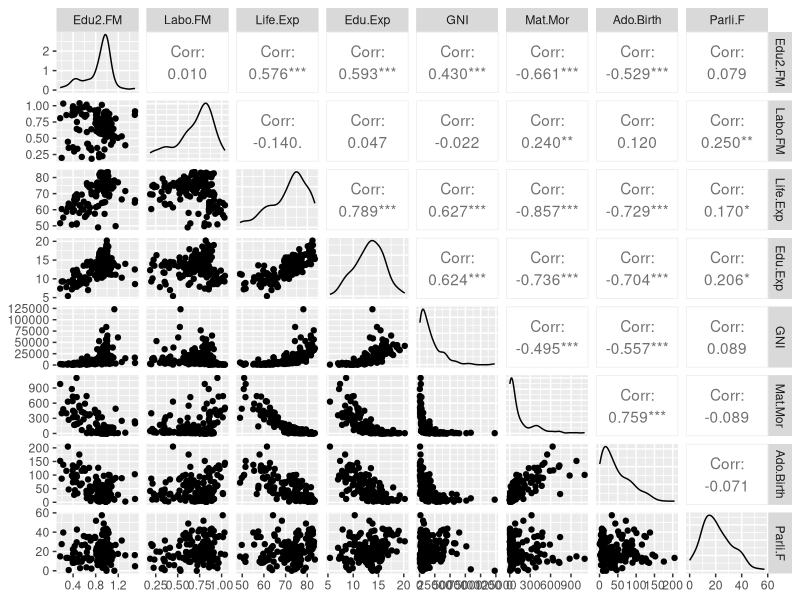
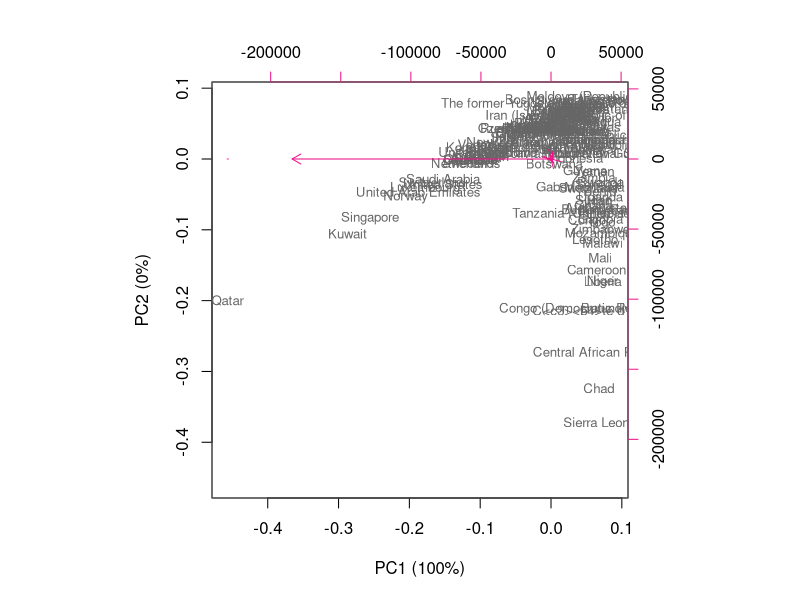
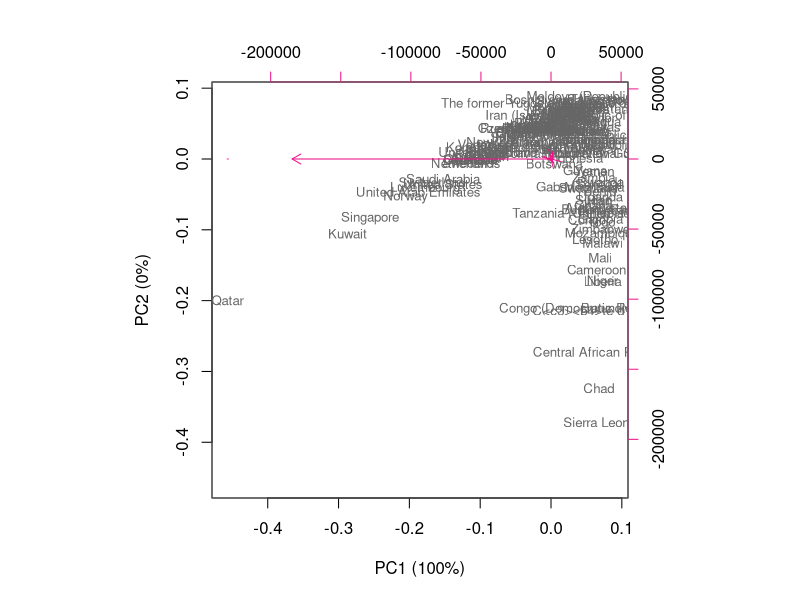
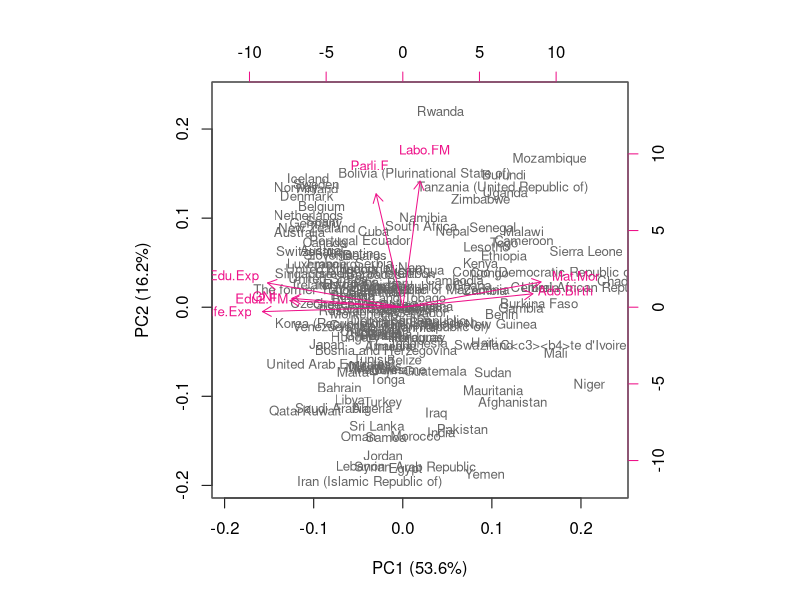
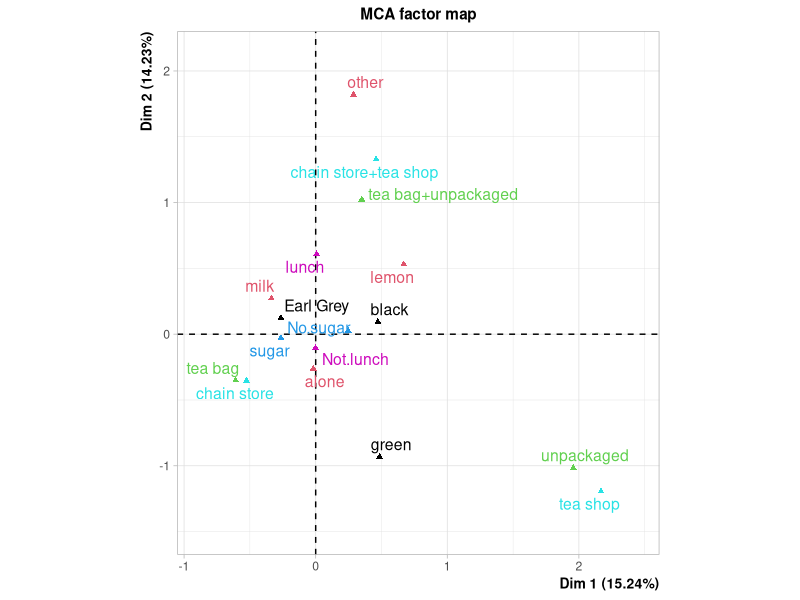

The R source for these figures, in order:
## ---- chunk 1
# Read in table
human<-read.table("data/human.txt", header=TRUE, row.names = 1, sep = "\t")
str(human)

# Access GGally
library(GGally)

# Visualize the variables
ggpairs(human)

# Create summaries of the variables

summary(human)

## ---- chunk 2

# Perform principal component analysis on non-standardized data
pca_human <- prcomp(human)

# Create and print out a summary of pca_human
s <- summary(pca_human)
s

# Rounded percetanges of variance captured by each PC
pca_pr <- round(1*s$importance[2,]*100, digits = 1) 

# Print out the percentages of variance
pca_pr

# Create object pc_lab to be used as axis labels
pc_lab <- paste0(names(pca_pr), " (", pca_pr, "%)") 

# Draw a biplot
biplot(pca_human, cex = c(0.8, 0.1), col = c("grey40", "deeppink2"), xlab = pc_lab[1], ylab = pc_lab[2])



# Perform principal component analysis on non-standardized data
pca_human <- prcomp(human)

# Create and print out a summary of pca_human
s <- summary(pca_human)
s

# Rounded percetanges of variance captured by each PC
pca_pr <- round(1*s$importance[2,]*100, digits = 1) 

# Print out the percentages of variance
pca_pr

# Create object pc_lab to be used as axis labels
pc_lab <- paste0(names(pca_pr), " (", pca_pr, "%)") 

# Draw a biplot
biplot(pca_human, cex = c(0.8, 0.1), col = c("grey40", "deeppink2"), xlab = pc_lab[1], ylab = pc_lab[2])


## ---- chunk 3
# Standardize the variables
human_std <- scale(human)


# Print out summaries of the standardized variables
summary(human_std)

# Perform principal component analysis
pca_human <- prcomp(human_std)


# Create and print out a summary of pca_human
s <- summary(pca_human)
s

# Rounded percetanges of variance captured by each PC
pca_pr <- round(1*s$importance[2,]*100, digits = 1) 

# print out the percentages of variance
pca_pr

# Create object pc_lab to be used as axis labels
pc_lab <- paste0(names(pca_pr), " (", pca_pr, "%)") 

# Draw a biplot
biplot(pca_human, cex = c(0.8, 0.8), col = c("grey40", "deeppink2"), xlab = pc_lab[1], ylab = pc_lab[2])


## ---- chunk 4
# Load library and tea dataset

library(FactoMineR)
data(tea)

# Explore tea dataset
str(tea)
dim(tea)
summary(tea)
## ---- chunk 5
# Access dplyr

library(dplyr)

# column names to keep in the dataset
keep_columns <- c("Tea", "How", "how", "sugar", "where", "lunch")

# select the 'keep_columns' to create a new dataset
tea_time <- dplyr::select(tea, one_of(keep_columns))

# look at the summaries and structure of the data
str(tea_time)


# multiple correspondence analysis
mca <- MCA(tea_time, graph = FALSE)

# summary of the model
summary(mca)

# visualize MCA
plot(mca, invisible=c("ind"), habillage="quali")
